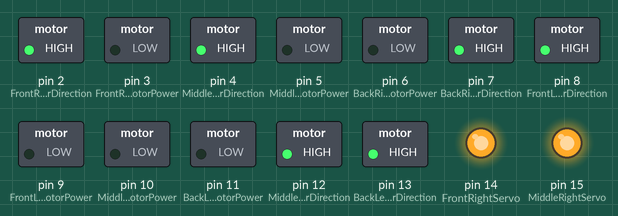
The sketch below on a simulated Arduino Uno, built with avr-gcc and run on an emulated ATmega328P. Parts: switched loads named in the sketch (green lamp = pin HIGH), output pins drawn as LEDs (lit = HIGH).

Above: at 0.1 s.
Timing chart, 0 to 1.6 s (numbered marks = the images above):
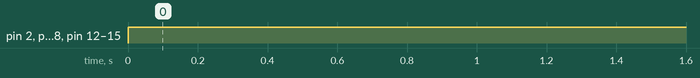

The sketch:

WholeDriveCode.ino
```cpp
#define FrontRightMotorPower 3
#define MiddleRightMotorPower 5
#define BackRightMotorPower 6
#define FrontLeftMotorPower 9
#define MiddleLeftMotorPower 10
#define BackLeftMotorPower 11
#define FrontRightMotorDirection 2
#define MiddleRightMotorDirection 4
#define BackRightMotorDirection 7
#define FrontLeftMotorDirection 8
#define MiddleLeftMotorDirection 12
#define BackLeftMotorDirection 13
#define FrontRightServo 14
#define MiddleRightServo 15
#define BackRightServo 16
#define FrontLeftServo 17
#define MiddleLeftServo 18
#define BackLeftServo 19
#define num 64
int Lpower, Rpower;
int8_t LStickX, LStickY, RStickX, RStickY, Cross, Circle, Square, Triangle, RTrigger;
int deadZone = 20, endZone = 140, magL, magR, center = 90, driveMode = 2;
double degreeL, degreeR;
byte inputs[num] = {};
byte header[4] = {255, 254, 253, 252};


//used when right joystick is being used to move the arm

void LeftJoystickDrive()
{
  Lpower = magL;
  Rpower = magL;
  //keeping the servos centered because in turns by varying power on the side instead of pivoting the wheels
  digitalWrite(FrontLeftServo, center);
  digitalWrite(MiddleLeftServo, center);
  digitalWrite(BackLeftServo, center);
  digitalWrite(FrontRightServo, center);
  digitalWrite(MiddleRightServo, center);
  digitalWrite(BackRightServo, center);

  if (LStickY >= 0)
  {
    //if the left joystick is pushed forward then the motors are turned on and push the rover forward
    digitalWrite(FrontLeftMotorDirection, HIGH);
    digitalWrite(MiddleLeftMotorDirection, HIGH);
    digitalWrite(BackLeftMotorDirection, HIGH);
    digitalWrite(FrontRightMotorDirection, HIGH);
    digitalWrite(MiddleRightMotorDirection, HIGH);
    digitalWrite(BackRightMotorDirection, HIGH);

    //if the joystick is moved to the side at all, it finds the angle of the joystick, and then sets the motors to the power of the sign
    //the opposite side of the triangle of the angle is used to determine the magnitude of power,
    //1st and 4th quadarant left side of rover has more power
    if (LStickX >= 0)
    {
      Rpower = (Rpower * degreeL);
    }
    else
    {
      Lpower = (Lpower * degreeL);
    }
  }
  else
  {
    //if the joystick is moved to the side at all, it finds the angle of the joystick, and then sets the motors to the power of the sign
    //the opposite side of the triangle of the angle is used to determine the magnitude of power,
    //2nd and 3rd quadarnt right side has more power

    digitalWrite(FrontLeftMotorDirection, LOW);
    digitalWrite(MiddleLeftMotorDirection, LOW);
    digitalWrite(BackLeftMotorDirection, LOW);
    digitalWrite(FrontRightMotorDirection, LOW);
    digitalWrite(MiddleRightMotorDirection, LOW);
    digitalWrite(BackRightMotorDirection, LOW);
    if (LStickX >= 0)
    {
      Lpower = (Lpower * degreeL);
    }
    else
    {
      Rpower = (Rpower * degreeL);
    }
  }
  //go slower if right trigger is held down, power is halved
  if (RTrigger == 1)
  {
    Lpower = (Lpower / 2);
    Rpower = (Rpower / 2);
  }
  //assigning the power gotten from the above if statements for the motors based on the size they are
  analogWrite(FrontLeftMotorPower, abs(Lpower));
  analogWrite(MiddleLeftMotorPower, abs(Lpower));
  analogWrite(BackLeftMotorPower, abs(Lpower));
  analogWrite(FrontRightMotorPower, abs(Rpower));
  analogWrite(MiddleRightMotorPower, abs(Rpower));
  analogWrite(BackRightMotorPower, abs(Rpower));
}


void TankDrive()
{
  //keeping the servos centered because in turns by varying power on the side instead of pivoting the wheels

  digitalWrite(FrontLeftServo, center);
  digitalWrite(MiddleLeftServo, center);
  digitalWrite(BackLeftServo, center);
  digitalWrite(FrontRightServo, center);
  digitalWrite(MiddleRightServo, center);
  digitalWrite(BackRightServo, center);

  //manually pivot rover by controlling both joysticks, each one drives the 3 motors on that side
  if (LStickY >= 0)
  {
    digitalWrite(FrontLeftMotorDirection, HIGH);
    digitalWrite(MiddleLeftMotorDirection, HIGH);
    digitalWrite(BackLeftMotorDirection, HIGH);
  }
  else
  {
    digitalWrite(FrontLeftMotorDirection, LOW);
    digitalWrite(MiddleLeftMotorDirection, LOW);
    digitalWrite(BackLeftMotorDirection, LOW);
  }
  if (RStickY >= 0)
  {
    digitalWrite(FrontRightMotorDirection, HIGH);
    digitalWrite(MiddleRightMotorDirection, HIGH);
    digitalWrite(BackRightMotorDirection, HIGH);
  }
  else
  {
    digitalWrite(FrontRightMotorDirection, LOW);
    digitalWrite(MiddleRightMotorDirection, LOW);
    digitalWrite(BackRightMotorDirection, LOW);
  }
  Lpower = LStickY;
  Rpower = RStickY;
  if (RTrigger == 1)
  {
    Lpower = (Lpower / 2);
    Rpower = (Rpower / 2);
  }
  analogWrite(FrontLeftMotorPower, abs(Lpower));
  analogWrite(MiddleLeftMotorPower, abs(Lpower));
  analogWrite(BackLeftMotorPower, abs(Lpower));
  analogWrite(FrontRightMotorPower, abs(Rpower));
  analogWrite(MiddleRightMotorPower, abs(Rpower));
  analogWrite(BackRightMotorPower, abs(Rpower));
}


void TokyoDrift()
{
  if (LStickY >= 0)
  {
    digitalWrite(FrontLeftMotorDirection, HIGH);
    digitalWrite(MiddleLeftMotorDirection, HIGH);
    digitalWrite(BackLeftMotorDirection, HIGH);
    digitalWrite(FrontRightMotorDirection, HIGH);
    digitalWrite(MiddleRightMotorDirection, HIGH);
    digitalWrite(BackRightMotorDirection, HIGH);
  }
  else
  {
    digitalWrite(FrontLeftMotorDirection, LOW);
    digitalWrite(MiddleLeftMotorDirection, LOW);
    digitalWrite(BackLeftMotorDirection, LOW);
    digitalWrite(FrontRightMotorDirection, LOW);
    digitalWrite(MiddleRightMotorDirection, LOW);
    digitalWrite(BackRightMotorDirection, LOW);
  }
  if (RTrigger == 1)
  {
    Lpower = (Lpower / 2);
    Rpower = (Rpower / 2);
  }
  Lpower = magL;
  Rpower = magL;
  analogWrite(FrontLeftMotorPower, abs(Lpower));
  analogWrite(MiddleLeftMotorPower, abs(Lpower));
  analogWrite(BackLeftMotorPower, abs(Lpower));
  analogWrite(FrontRightMotorPower, abs(Rpower));
  analogWrite(MiddleRightMotorPower, abs(Rpower));
  analogWrite(BackRightMotorPower, abs(Rpower));
  int angle;
  if (LStickY >= 0)
  {
    angle = map(LStickX, -255, 255, 0, 180);
  }
  else
  {
    angle = map(LStickX, -255, 255, 180, 0);
  }
  digitalWrite(FrontLeftServo, angle);
  digitalWrite(MiddleLeftServo, angle);
  digitalWrite(BackLeftServo, angle);
  digitalWrite(FrontRightServo, angle);
  digitalWrite(MiddleRightServo, angle);
  digitalWrite(BackRightServo, angle);
}


void StearingWheel()
{
  if (LStickY >= 0)
  {
    digitalWrite(FrontLeftMotorDirection, HIGH);
    digitalWrite(MiddleLeftMotorDirection, HIGH);
    digitalWrite(BackLeftMotorDirection, HIGH);
    digitalWrite(FrontRightMotorDirection, HIGH);
    digitalWrite(MiddleRightMotorDirection, HIGH);
    digitalWrite(BackRightMotorDirection, HIGH);
  }
  else
  {
    digitalWrite(FrontLeftMotorDirection, LOW);
    digitalWrite(MiddleLeftMotorDirection, LOW);
    digitalWrite(BackLeftMotorDirection, LOW);
    digitalWrite(FrontRightMotorDirection, LOW);
    digitalWrite(MiddleRightMotorDirection, LOW);
    digitalWrite(BackRightMotorDirection, LOW);
  }
  Lpower = LStickY;
  Rpower = LStickY;
  if (RTrigger == 1)
  {
    Lpower = (Lpower / 2);
    Rpower = (Rpower / 2);
  }
  analogWrite(FrontLeftMotorPower, abs(Lpower));
  analogWrite(MiddleLeftMotorPower, abs(Lpower));
  analogWrite(BackLeftMotorPower, abs(Lpower));
  analogWrite(FrontRightMotorPower, abs(Rpower));
  analogWrite(MiddleRightMotorPower, abs(Rpower));
  analogWrite(BackRightMotorPower, abs(Rpower));

  digitalWrite(MiddleLeftServo, center);
  digitalWrite(MiddleRightServo, center);
  RStickX = map(RStickX, -255, 255, 0, 180);
  digitalWrite(FrontLeftServo, RStickX);
  digitalWrite(FrontRightServo, RStickX);
  RStickX = map(RStickX, -255, 255, 180, 0);
  digitalWrite(BackLeftServo, RStickX);
  digitalWrite(BackRightServo, RStickX);
}


void JoystickZones()
{
  if (LStickX <= deadZone && LStickX >= -deadZone) {
    LStickX = 0;
  }
  if (LStickY <= deadZone && LStickY >= -deadZone) {
    LStickY = 0;
  }
  if (RStickX <= deadZone && RStickX >= -deadZone) {
    RStickX = 0;
  }
  if (RStickY <= deadZone && RStickY >= -deadZone) {
    RStickY = 0;
  }

  if (LStickX > endZone) {
    LStickX = 255;
  }
  if (LStickY > endZone) {
    LStickY = 255;
  }
  if (RStickX > endZone) {
    RStickX = 255;
  }
  if (RStickY > endZone) {
    RStickY = 255;
  }

  if (LStickX < -endZone) {
    LStickX = -255;
  }
  if (LStickY < -endZone) {
    LStickY = -255;
  }
  if (RStickX < -endZone) {
    RStickX = -255;
  }
  if (RStickY < -endZone) {
    RStickY = -255;
  }
}


void setup()
{
  Serial.begin(9600);
  pinMode(FrontRightMotorPower, OUTPUT);
  pinMode(MiddleRightMotorPower, OUTPUT);
  pinMode(BackRightMotorPower, OUTPUT);
  pinMode(FrontLeftMotorPower, OUTPUT);
  pinMode(MiddleLeftMotorPower, OUTPUT);
  pinMode(BackLeftMotorPower, OUTPUT);
  pinMode(FrontRightMotorDirection, OUTPUT);
  pinMode(MiddleRightMotorDirection, OUTPUT);
  pinMode(BackRightMotorDirection, OUTPUT);
  pinMode(FrontLeftMotorDirection, OUTPUT);
  pinMode(MiddleLeftMotorDirection, OUTPUT);
  pinMode(BackLeftMotorDirection, OUTPUT);
  pinMode(FrontRightServo, OUTPUT);
  pinMode(MiddleRightServo, OUTPUT);
  pinMode(BackRightServo, OUTPUT);
  pinMode(FrontLeftServo, OUTPUT);
  pinMode(MiddleLeftServo, OUTPUT);
  pinMode(BackLeftServo, OUTPUT);
}

void loop()
{
  if (Serial.available() > 7)
  {
    int numBytes = Serial.readBytes(inputs, Serial.available());
    int h = 0;
    int i;
    for (i = 0; i < numBytes; i++)
    {
      if (inputs[i] == header[h])
      {
        if (h == 3)
        { //found it
          i++;
          break;
        }
        h++;
      }
      else
      {
        h = 0;
      }
    }
    if (i < numBytes - 3)
    {
      LStickX = inputs[i];
      LStickY = inputs[i + 1];
      RStickX = inputs[i + 2];
      RStickY = inputs[i + 3];
      Cross = inputs[i + 4];
      Square = inputs[i + 5];
      Circle = inputs[i + 6];
      Triangle = inputs[i + 7];
      RTrigger = inputs[i + 8];
      LStickX = map(LStickX, 0, 1024, -255, 255);
      LStickY = map(LStickY, 0, 1024, -255, 255);
      RStickX = map(RStickX, 0, 1024, -255, 255);
      RStickY = map(RStickY, 0, 1024, -255, 255);
      Serial.flush();
    }
  }
  JoystickZones();
  magL = sqrt(sq(LStickX) + sq(LStickY));
  magR = sqrt(sq(RStickX) + sq(RStickY));
  degreeL = atan(LStickY / LStickX);
  degreeR = atan(RStickY / RStickX);
  if (Square == 1)
  {
    driveMode = 1;
  }
  else if (Cross == 1)
  {
    driveMode = 2;
  }
  else if (Circle == 1)
  {
    driveMode = 3;
  }
  else if (Triangle == 1)
  {
    driveMode = 4;
  }

  switch (driveMode)
  {
    case 1:
      {
        LeftJoystickDrive();
      }
    case 2:
      {
        TankDrive();
      }
    case 3:
      {
        TokyoDrift();
      }
    case 4:
      {
        StearingWheel();
      }
  }
}
```

Measured:
- by itself, pin 2 (FrontRightMotorDirection), pin 4 (MiddleRightMotorDirection), pin 7 (BackRightMotorDirection), pin 8 (FrontLeftMotorDirection), pin 12 (MiddleLeftMotorDirection), pin 13 (BackLeftMotorDirection), pin 14 (FrontRightServo), pin 15 (MiddleRightServo): LOW → HIGH at 0.00 s
